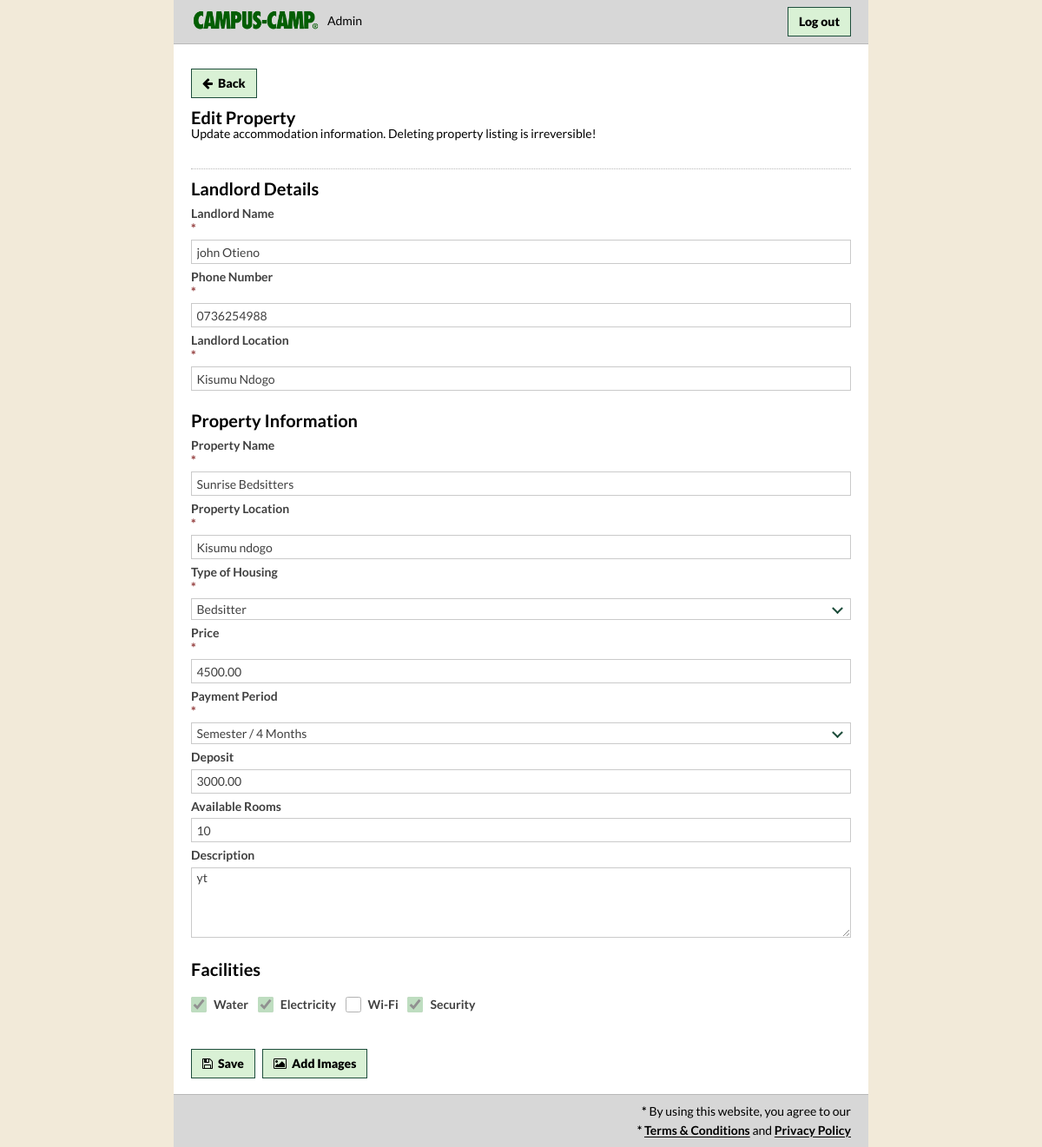
/admin/edit_property.php?id=5 (signed in), run on the app's committed database.
### tables this page shows
CREATE TABLE `properties` (
  `id` int NOT NULL AUTO_INCREMENT,
  `landlord_id` int NOT NULL,
  `name` varchar(150) NOT NULL,
  `location` varchar(150) NOT NULL,
  `house_type` varchar(50) NOT NULL,
  `price` decimal(10,2) NOT NULL,
  `payment_period` enum('Monthly','Semester') NOT NULL DEFAULT 'Monthly',
  `deposit` decimal(10,2) DEFAULT NULL,
  `description` text,
  PRIMARY KEY (`id`),
  KEY `landlord_id` (`landlord_id`),
  CONSTRAINT `properties_ibfk_1` FOREIGN KEY (`landlord_id`) REFERENCES `landlords` (`id`) ON DELETE CASCADE ON UPDATE CASCADE
);

CREATE TABLE `landlords` (
  `id` int NOT NULL AUTO_INCREMENT,
  `name` varchar(100) NOT NULL,
  `phone` varchar(30) NOT NULL,
  `location` varchar(150) NOT NULL,
  PRIMARY KEY (`id`)
);

CREATE TABLE `rooms` (
  `id` int NOT NULL AUTO_INCREMENT,
  `property_id` int NOT NULL,
  `room_type` varchar(50) NOT NULL,
  `available_rooms` int NOT NULL DEFAULT '0',
  `status` enum('Available','Full') NOT NULL DEFAULT 'Available',
  PRIMARY KEY (`id`),
  KEY `property_id` (`property_id`),
  CONSTRAINT `rooms_ibfk_1` FOREIGN KEY (`property_id`) REFERENCES `properties` (`id`) ON DELETE CASCADE ON UPDATE CASCADE
);

CREATE TABLE `facilities` (
  `id` int NOT NULL AUTO_INCREMENT,
  `property_id` int NOT NULL,
  `water` tinyint(1) NOT NULL DEFAULT '0',
  `electricity` tinyint(1) NOT NULL DEFAULT '0',
  `wifi` tinyint(1) NOT NULL DEFAULT '0',
  `security` tinyint(1) NOT NULL DEFAULT '0',
  PRIMARY KEY (`id`),
  KEY `property_id` (`property_id`),
  CONSTRAINT `facilities_ibfk_1` FOREIGN KEY (`property_id`) REFERENCES `properties` (`id`) ON DELETE CASCADE ON UPDATE CASCADE
);

### admin/edit_property.php (the view, shortened to what this page needs)
<?php
require_once __DIR__ . "/../config/database.php";
$id = (int)($_GET["id"] ?? 0);
$stmt = $conn->prepare("
    SELECT
        p.id,
        p.landlord_id,
        p.name,
        p.location,
        p.house_type,
        p.price,
        p.payment_period,
        p.deposit,
        p.description,
        l.name AS landlord_name,
        l.phone AS landlord_phone,
        l.location AS landlord_location,
        r.available_rooms,
        f.water,
        f.electricity,
        f.wifi,
        f.security
    FROM properties p
    INNER JOIN landlords l
        ON p.landlord_id = l.id
    LEFT JOIN rooms r
        ON p.id = r.property_id
    LEFT JOIN facilities f
        ON p.id = f.property_id
    WHERE p.id = ?
    LIMIT 1
");
$stmt->bind_param("i", $id);
$stmt->execute();
$result = $stmt->get_result();
$property = $result->fetch_assoc();
?>
<!DOCTYPE html>
<html lang="en">
<head>
    <link
        rel="stylesheet"
        href="../css/styles.css?v=<?= filemtime(__DIR__ . '/../css/styles.css') ?>"
    >
</head>
<body>
<header class="admin-header">
    <div class="container admin-header-inner">
        <strong>
            <img
                class="brand-image"
                src="../images/ofcampus-logo.png"
                alt="Campus-Camp®"
            >
            <span class="admin-context">
                Admin
            </span>
        </strong>
        <div>
            <a href="logout.php">Log out</a>
        </div>
    </div>
</header>
<main class="admin-main">
    <div class="admin-content-actions">
        <div class="container">
            <a href="properties.php" class="cancel-button" aria-label="Back to properties" title="Back to properties">
                <i class="fa fa-arrow-left" aria-hidden="true"></i>
                <span class="button-label">Back</span>
            </a>
        </div>
    </div>
    <div class="container">
        <div class="admin-page-title">
            <div>
                <h1>
                    Edit Property
                </h1>
                <p>
                    Update accommodation information. Deleting property listing is irreversible!
                </p>
            </div>
        </div>
        <form
            method="POST"
            class="admin-form"
        >
            <div class="form-section form-section-divider">
                <h2>
                    Landlord Details
                </h2>
                <label for="landlord_name">
                    Landlord Name <span class="required-mark">*</span>
                </label>
                <input
                    type="text"
                    name="landlord_name"
                    id="landlord_name"
                    value="<?= htmlspecialchars($property["landlord_name"]) ?>"
                    required
                >
                <label for="landlord_phone">
                    Phone Number <span class="required-mark">*</span>
                </label>
                <input
                    type="tel"
                    name="landlord_phone"
                    id="landlord_phone"
                    value="<?= htmlspecialchars($property["landlord_phone"]) ?>"
                    required
                >
                <label for="landlord_location">
                    Landlord Location <span class="required-mark">*</span>
                </label>
                <input
                    type="text"
                    name="landlord_location"
                    id="landlord_location"
                    value="<?= htmlspecialchars($property["landlord_location"]) ?>"
                    required
                >
            </div>
            <div class="form-section">
                <h2>
                    Property Information
                </h2>
                <label for="name">
                    Property Name <span class="required-mark">*</span>
                </label>
                <input
                    type="text"
                    name="name"
                    id="name"
                    value="<?= htmlspecialchars($property["name"]) ?>"
                    required
                >
                <label for="location">
                    Property Location <span class="required-mark">*</span>
                </label>
                <input
                    type="text"
                    name="location"
                    id="location"
                    value="<?= htmlspecialchars($property["location"]) ?>"
                    required
                >
                <label for="house_type">
                    Type of Housing <span class="required-mark">*</span>
                </label>
                <div class="select-wrap">
                    <select
                        name="house_type"
                        id="house_type"
                        required
                    >
                    <option
                        value="Bedsitter"
                        <?= $property["house_type"] === "Bedsitter" ? "selected" : "" ?>
                    >
                        Bedsitter
                    </option>
                    </select>
                </div>
                <label for="price">
                    Price <span class="required-mark">*</span>
                </label>
                <input
                    type="number"
                    name="price"
                    id="price"
                    min="0"
                    step="0.01"
                    value="<?= htmlspecialchars($property["price"]) ?>"
                    required
                >
                <label for="payment_period">
                    Payment Period <span class="required-mark">*</span>
                </label>
                <div class="select-wrap">
                    <select
                        name="payment_period"
                        id="payment_period"
                        required
                    >
                    <option
                        value="Semester"
                        <?= $property["payment_period"] === "Semester" ? "selected" : "" ?>
                    >
                        Semester / 4 Months
                    </option>
                    </select>
                </div>
                <label for="deposit">
                    Deposit
                </label>
                <input
                    type="number"
                    name="deposit"
                    id="deposit"
                    min="0"
                    step="0.01"
                    value="<?= htmlspecialchars($property["deposit"] ?? "") ?>"
                >
                <label for="available_rooms">
                    Available Rooms
                </label>
                <input
                    type="number"
                    name="available_rooms"
                    id="available_rooms"
                    min="0"
                    value="<?= (int)$property["available_rooms"] ?>"
                >
                <label for="description">
                    Description
                </label>
                <textarea
                    name="description"
                    id="description"
                    rows="5"
                ><?= htmlspecialchars($property["description"] ?? "") ?></textarea>
            </div>
            <div class="form-section">
                <h2>
                    Facilities
                </h2>
                <label class="checkbox-label">
                    <input
                        type="checkbox"
                        name="water"
                        <?= !empty($property["water"]) ? "checked" : "" ?>
                    >
                    Water
                </label>
                <label class="checkbox-label">
                    <input
                        type="checkbox"
                        name="electricity"
                        <?= !empty($property["electricity"]) ? "checked" : "" ?>
                    >
                    Electricity
                </label>
                <label class="checkbox-label">
                    <input
                        type="checkbox"
                        name="wifi"
                        <?= !empty($property["wifi"]) ? "checked" : "" ?>
                    >
                    Wi-Fi
                </label>
                <label class="checkbox-label">
                    <input
                        type="checkbox"
                        name="security"
                        <?= !empty($property["security"]) ? "checked" : "" ?>
                    >
                    Security
                </label>
            </div>
            <div class="form-actions">
                <button
                    type="submit"
                    class="admin-button"
                    aria-label="Save property"
                    title="Save property"
                >
                    <i class="fa fa-floppy-o" aria-hidden="true"></i>
                    <span class="button-label">Save</span>
                </button>
                <a
                    href="property_images.php?id=<?= (int)$property["id"] ?>"
                    class="admin-button"
                    aria-label="Add property images"
                    title="Add images"
                >
                    <i class="fa fa-picture-o" aria-hidden="true"></i>
                    <span class="button-label">Add Images</span>
                </a>
            </div>
        </form>
    </div>
</main>
<?php include __DIR__ . "/footer.php"; ?>
</body>
</html>

### data on the page
properties: landlord_name "john Otieno", landlord_phone "0736254988", landlord_location "Kisumu Ndogo", name "Sunrise Bedsitters", location "Kisumu ndogo", house_type "Bedsitter", price "4500.00", payment_period "Semester / 4 Months", deposit "3000.00", available_rooms "10", description "yt"
facilities: water "☑", electricity "☑", security "☑"
